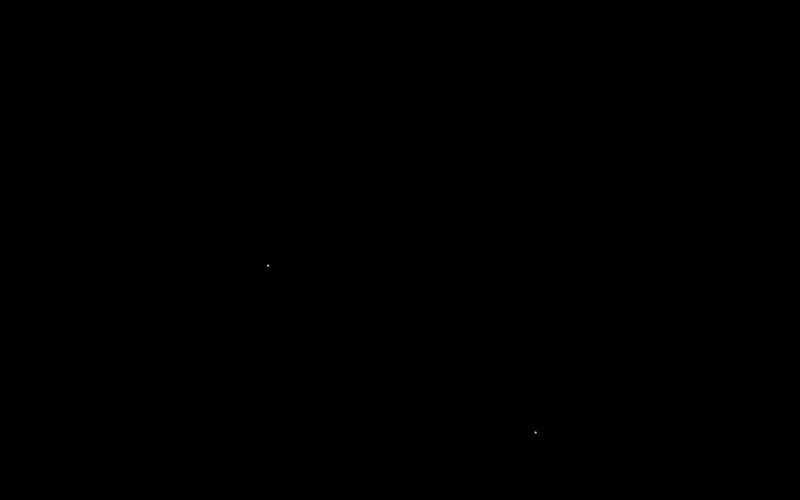
Frame 1 (no input)
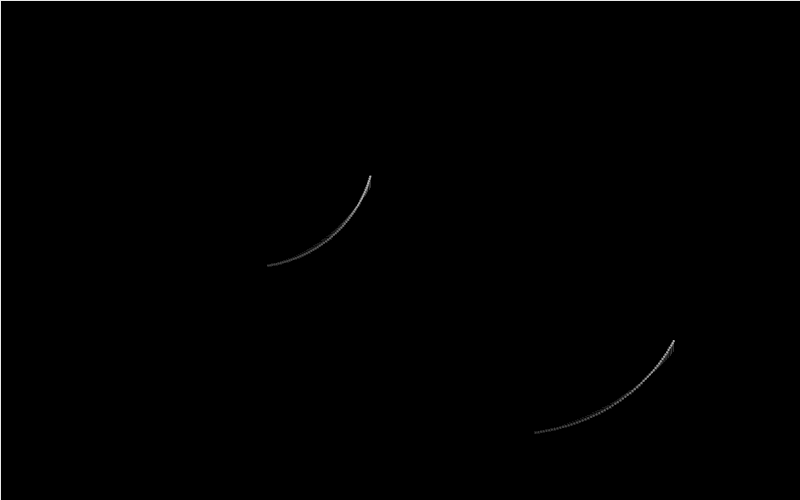
Frame 60 (the mouse pressed at the canvas centre just before this capture)
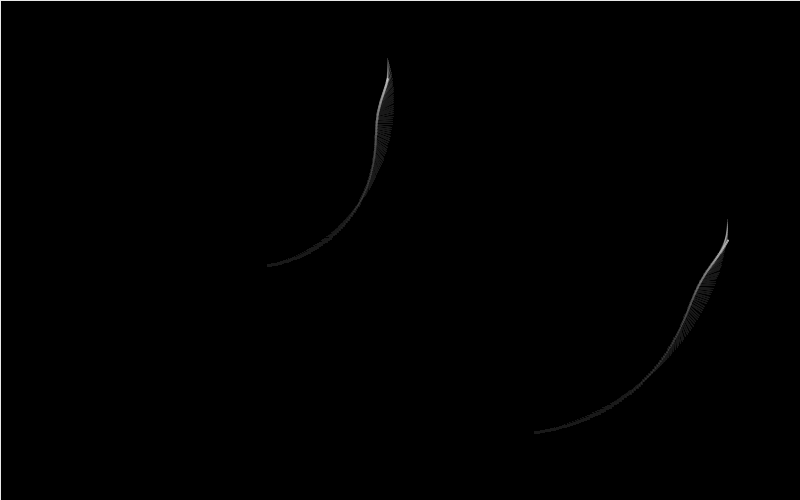
Frame 120 (the mouse held since frame 60 and released just before this capture)

The Processing sketch that drew these frames (run headless with seeded random() and noise(); from frame 60 on, the mouse is pressed at the canvas centre):

// Processing sketch: processing_152452
// ── processing_152452.pde

/*
 * Creative Coding
 * Week 3, 04 - spinning top: curved motion with sin() and cos()
 * by Indae Hwang, Jon McCormack as Modified by K. L!tz
 * 
 *
 * This sketch is the first cut at translating the motion of a spinning top
 * to trace a drawing path. This sketch traces a path using sin() and cos()
 *
 */
float x1, y1;      // current drawing position
float dx1, dy1;    // change in position at each frame
float rad1;       // radius for the moving hand

float x2, y2;      // current drawing position
float dx2, dy2;    // change in position at each frame
float rad2;       // radius for the moving hand

void setup() {
  size(800, 500);

  // initial position in the centre of the screen
  x1 = width/3;
  y1 = height/3;

  // dx and dy are the small change in position each frame
  dx1 = random(-1, 1);
  dy1 = random(-1, 1);
  
  // initial position in the centre of the screen
  x2 = 2*width/3;
  y2 = 2*height/3;

  // dx and dy are the small change in position each frame
  dx2 = random(-1, 1);
  dy2 = random(-1, 1);
  background(0);
}


void draw() {
  // blend the old frames into the background
  blendMode(BLEND);
  fill(0, 5);
  rect(0, 0, width, height);
  rad1 = radians(frameCount);
  rad2 = radians(frameCount);

  // calculate new position
  x1 += dx1;
  y1 += dy1;

  x2 += dx2;
  y2 += dy2;

  float max = 1;
  float min = 0.5;

  //When the shape hits the edge of the window, it reverses its direction and changes velocity
  if (x1 > width-100 || x1 < 100) {
    dx1 = dx1 > 0 ? -random(min, max) : random(min, max);
  }

  if (y1 > height-100 || y1 < 100) {
    dy1 = dy1 > 0 ? -random(min, max) : random(min, max);
  }

  float bx1 = x1 + 100 * sin(rad1);
  float by1 = y1 + 100 * cos(rad1);
  //second movement
  if (x2 > width-100 || x2 < 100) {
    dx2 = dx2 > 0 ? -random(min, max) : random(min, max);
  }

  if (y2 > height-100 || y2 < 100) {
    dy2 = dy2 > 0 ? -random(min, max) : random(min, max);
  }

  float bx2 = x2 + 100 * sin(rad2);
  float by2 = y2 + 100 * cos(rad2);

  fill(180);

  float radius1 = 100 * sin(rad1*0.1);
  float handX1 = bx1 + radius1 * sin(rad1*3);
  float handY1 = by1 + radius1 * cos(rad1*3);

  stroke(255, 50);
  line(bx1, by1, handX1, handY1);
  ellipse(handX1, handY1, 2, 2);
  //second top
  
  float radius2 = 100 * sin(rad2*0.1);
  float handX2 = bx2 + radius2 * sin(rad2*3);
  float handY2 = by2 + radius2 * cos(rad2*3);

  stroke(255, 50);
  line(bx2, by2, handX2, handY2);
  ellipse(handX2, handY2, 2, 2);
}
